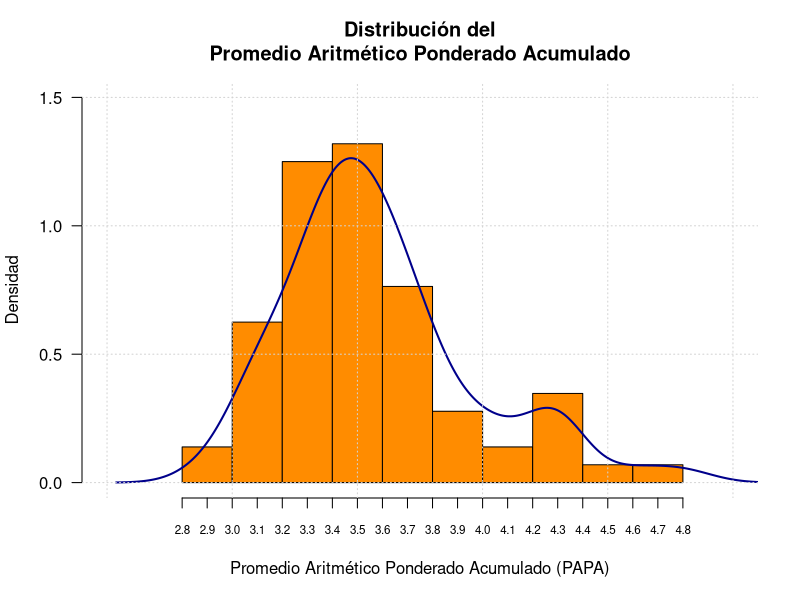
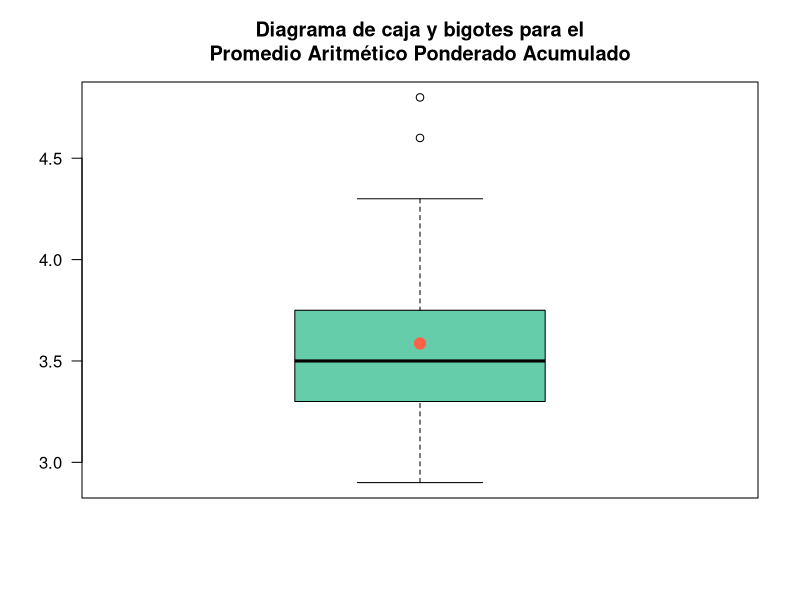
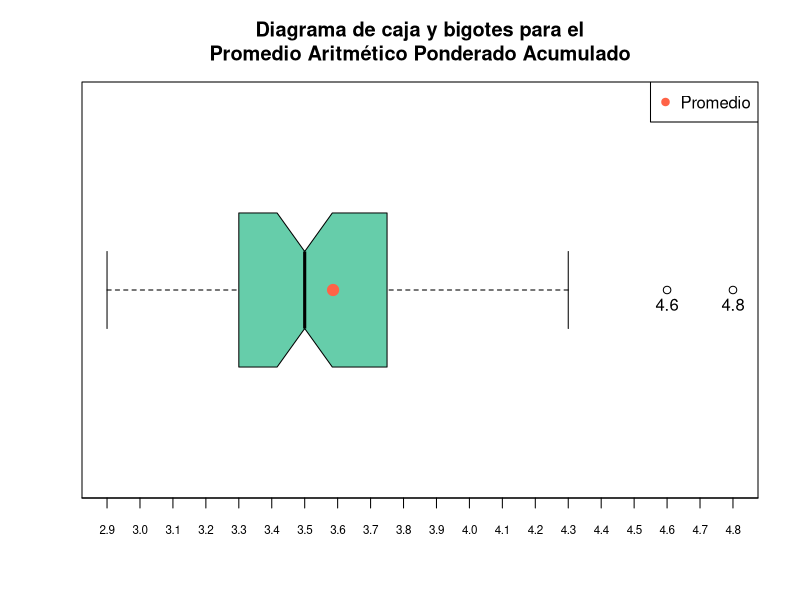
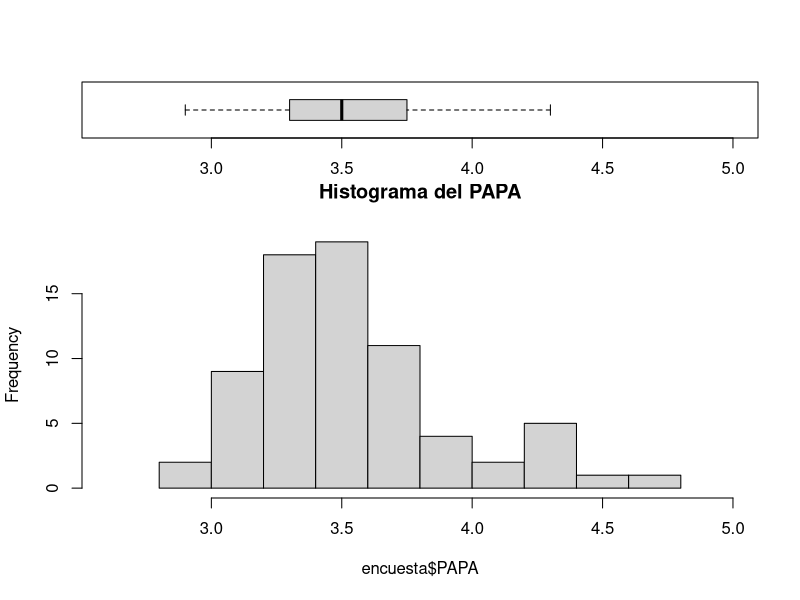
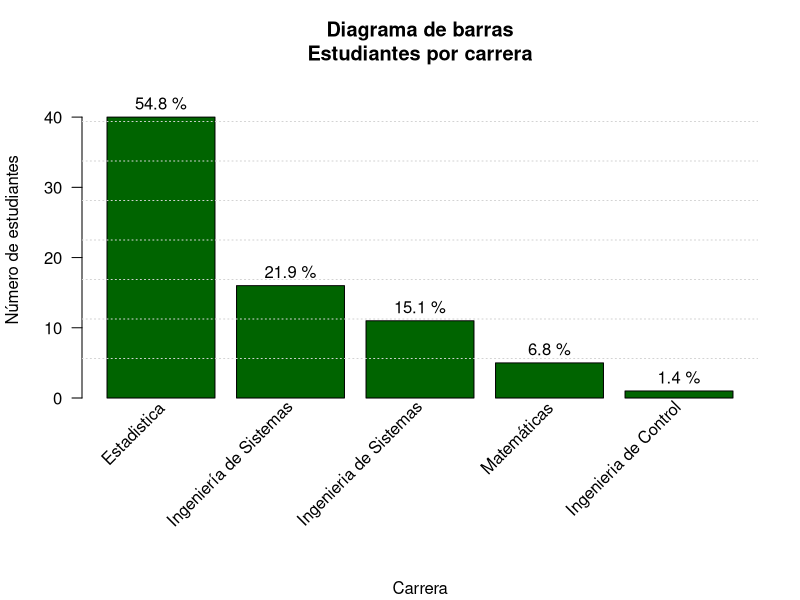

Write the R code that produced these figures, in order.
## ---- chunk 1
knitr::opts_chunk$set(echo = TRUE)
## ---- chunk 2
# Biblioteca para leer bases de datos.
library(readxl)
# Biblioteca que contiene un conjunto de bibliotecas.
library(tidyverse)
## ---- chunk 3
encuesta <- type.convert(data.frame(read_excel( "encuesta.xlsx" ),
                       stringsAsFactors = TRUE))
## ---- chunk 4
nombres <- c("EncID", "Género", "Edad", "Carrera", "Semestre",
             "Estrato", "PAPA", 
             "LatO", "LongO", "LatD", "LongD", 
             "HoraO", "MinO", "HoraD", "MinD",
             "TipoTranpPpal", "Asignaturas", 
             "HoraXFueraClase", "HorasEjercicio", 
             "HorasDormir", "HorasTrab",
             "HoraInternet", "Contactos",
             "Computador", "Portátil", "Tableta", "Celular",
             "InscritoForo", "InstaladoR", "InstaladoRStudio",
             "GeomVect", "CálculoDif",
             "Percentil", "NumAzar")

names(encuesta) <- nombres
## ---- chunk 5
## Cambia a tipo "factor" a la variable Estrato
encuesta <- encuesta %>%
            mutate(Estrato = factor(Estrato))
## ---- chunk 6
summary(encuesta)
## ---- chunk 7
hist(encuesta$PAPA,
     las = 1, 
     freq = FALSE,
     col = "darkorange",
     nclass = 10,
     main = "Distribución del\nPromedio Aritmético Ponderado Acumulado",
     ylab = "Densidad",
     xlab = "Promedio Aritmético Ponderado Acumulado (PAPA)",
     xlim = c(2.5, 5.0),
     ylim = c(0, 1.5),
     xaxt = "n")
axis(1, at = seq(2.8, 4.8, 0.1), cex.axis = 0.7)
lines(density(encuesta$PAPA, na.rm = TRUE), 
      col = "darkblue",
      lwd = 2)
grid()
## ---- chunk 8
promedio <- mean(encuesta$PAPA, na.rm = TRUE)
boxplot(encuesta$PAPA, las = 1,
        main = "Diagrama de caja y bigotes para el\nPromedio Aritmético Ponderado Acumulado",
        col = "aquamarine3")
points(1, promedio, pch = 19, col = "tomato", cex = 1.5)
## ---- chunk 9
promedio <- mean(encuesta$PAPA, na.rm = TRUE)
bx <- boxplot(encuesta$PAPA, las = 1,
        main = "Diagrama de caja y bigotes para el\nPromedio Aritmético Ponderado Acumulado",
        col = "aquamarine3", horizontal = TRUE,
        xaxt='n', notch = TRUE)
points(promedio, 1, pch = 19, col = "tomato", cex = 1.5)
axis(1, at = seq(2.6, 5.0, 0.1), cex.axis = 0.7)
legend("topright", legend = c("Promedio"), pch = 19, col = "tomato")
text(bx$out, 1, labels  = bx$out, pos = 1)
## ---- chunk 10
param_anteriores <- par(no.readonly = TRUE)
nf <- layout(mat = matrix(c(1,2), 2, 1, byrow=TRUE),  height = c(1, 3))
par(mar = param_anteriores$mar + c(-4.5, 0, 0, 0))
boxplot(encuesta$PAPA, horizontal=TRUE,  outline=FALSE, ylim = c(2.6, 5))
par(mar = param_anteriores$mar + c(0, 0, 0, 0))
hist(encuesta$PAPA, xlim = c(2.6, 5),
        main = "Histograma del PAPA")
par(param_anteriores)
## ---- chunk 11

tablaCarrera <- sort(with(encuesta, table(Carrera)), 
                     decreasing = TRUE) # Ordena la tabla de mayor a menor.

porcentajeXCarrera <- tablaCarrera/sum(tablaCarrera) * 100

param_anteriores <- par(no.readonly = TRUE) # Guarda la lista de parámetros gráficos anteriores.

par(mar = param_anteriores$mar + c(5, 0, 0, 0))
bp1 <- barplot(tablaCarrera, las = 2,
        col = "darkgreen", 
        ylab = "Número de estudiantes",
        main = "Diagrama de barras\nEstudiantes por carrera",
        ylim = c(0, 45),
        xaxt = "n")
text(bp1, tablaCarrera + 2, paste(round(porcentajeXCarrera, 1), "%"))
mtext(side = 1, text="Carrera", line = 9)
text(bp1, -1, names(tablaCarrera), srt = 45, xpd = TRUE,
     adj = 1)

grid(nx = 0, ny = 8)

par(param_anteriores) # Restuara los parámetros gráficos.
